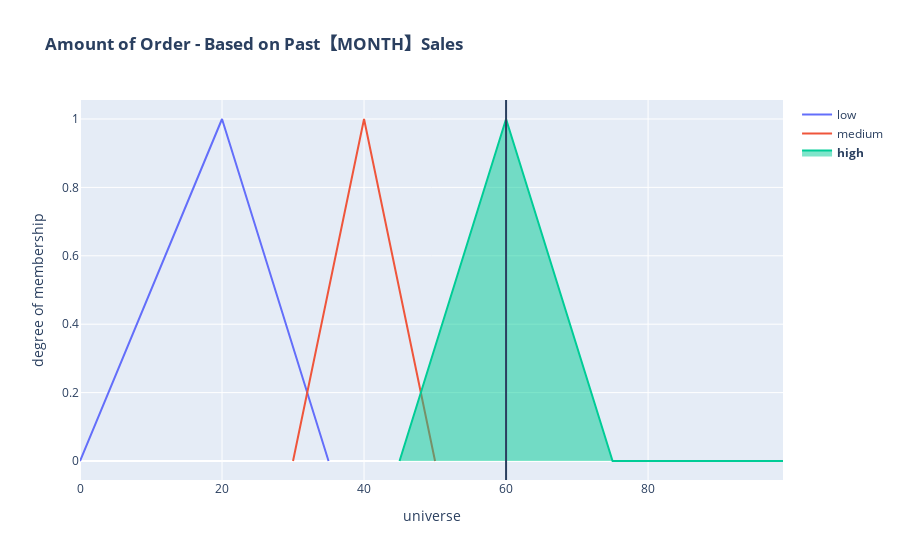

Notebook source saved alongside this figure:
### Markdown cell above
**📢 `outputs` is a dictionary of order amount and the risk to be taken.**

**📢 `fig` is a plotly figure object of the output. You can call its `show()` method to plot the output.**

---

### Code cell
outputs, fig = compute(drug=drug, verbose=True)
fig.show()

### Figure 1 — Plotly figure (JSON) as saved in the notebook; plotly's stock layout.template omitted (floating-point values rounded to 4 significant figures)
{"data": [{"mode": "lines", "name": "low", "type": "scatter", "x": [0, 1, 2, 3, 4, 5, 6, 7, 8, 9, 10, 11, 12, 13, 14, 15, 16, 17, 18, 19, 20, 21, 22, 23, 24, 25, 26, 27, 28, 29, 30, 31, 32, 33, 34, 35], "y": [0, 0.05, 0.1, 0.15, 0.2, 0.25, 0.3, 0.35, 0.4, 0.45, 0.5, 0.55, 0.6, 0.65, 0.7, 0.75, 0.8, 0.85, 0.9, 0.95, 1, 0.9333, 0.8667, 0.8, 0.7333, 0.6667, 0.6, 0.5333, 0.4667, 0.4, 0.3333, 0.2667, 0.2, 0.1333, 0.06667, 0]}, {"mode": "lines", "name": "medium", "type": "scatter", "x": [30, 31, 32, 33, 34, 35, 36, 37, 38, 39, 40, 41, 42, 43, 44, 45, 46, 47, 48, 49, 50], "y": [0, 0.1, 0.2, 0.3, 0.4, 0.5, 0.6, 0.7, 0.8, 0.9, 1, 0.9, 0.8, 0.7, 0.6, 0.5, 0.4, 0.3, 0.2, 0.1, 0]}, {"fill": "toself", "mode": "lines", "name": "<b>high</b>", "type": "scatter", "x": [45, 46, 47, 48, 49, 50, 51, 52, 53, 54, 55, 56, 57, 58, 59, 60, 61, 62, 63, 64, 65, 66, 67, 68, 69, 70, 71, 72, 73, 74, 75, 76, 77, 78, 79, 80, 81, 82, 83, 84, 85, 86, 87, 88, 89, 90, 91, 92, 93, 94, 95, 96, 97, 98, 99], "y": [0, 0.06667, 0.1333, 0.2, 0.2667, 0.3333, 0.4, 0.4667, 0.5333, 0.6, 0.6667, 0.7333, 0.8, 0.8667, 0.9333, 1, 0.9333, 0.8667, 0.8, 0.7333, 0.6667, 0.6, 0.5333, 0.4667, 0.4, 0.3333, 0.2667, 0.2, 0.1333, 0.06667, 0, 0, 0, 0, 0, 0, 0, 0, 0, 0, 0, 0, 0, 0, 0, 0, 0, 0, 0, 0, 0, 0, 0, 0, 0]}], "layout": {"shapes": [{"type": "line", "x0": 60, "x1": 60, "xref": "x", "y0": 0, "y1": 1, "yref": "paper"}], "title": {"text": "<b>Amount of Order - Based on Past【MONTH】Sales</b>"}, "xaxis": {"title": {"text": "universe"}}, "yaxis": {"title": {"text": "degree of membership"}}}}
